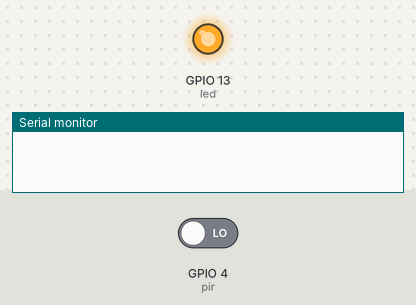
A sketch run on a simulated ESP32. Shown: output pins drawn as LEDs (lit = HIGH), the last lines printed to the serial monitor. The inputs (shaded band) are chosen by the test bench; at power-on: GPIO 4 (pir) LOW. WiFi joins after 1.5 s; servers stay silent unless stated.

Above: at 1.6 s.
At 5.2 s:
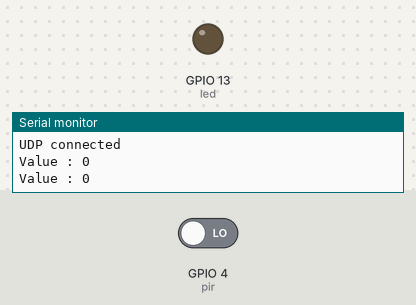
Timing chart, 0 to 6.7 s (numbered marks = the images above):
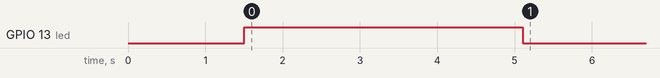

Measured:
- by itself, GPIO 13 (led): HIGH → LOW at 5.1 s

The sketch:

ESP32AsyncUDPClient.ino
```cpp
#include "WiFi.h"
#include "AsyncUDP.h"

const char * ssid = "NetWork";
const char * password = "12345678";

#define pir 4
#define led 13
int value = 0;

AsyncUDP udp;

void setup()
{
    pinMode(pir, INPUT);
    pinMode(led, OUTPUT);
    Serial.begin(115200);
    WiFi.mode(WIFI_STA);
    WiFi.begin(ssid, password);
    if (WiFi.waitForConnectResult() != WL_CONNECTED)
    {
        Serial.println("WiFi Failed");
        while(1)
        {
            delay(1000);
            connectingLed();

        }
    }
    connectedLed();
    if(udp.connect(IPAddress(192,168,1,100), 1234))
    {
        Serial.println("UDP connected");
        UDPLed();
        udp.onPacket([](AsyncUDPPacket packet)
        {
            Serial.print("UDP Packet Type: ");
            Serial.print(packet.isBroadcast()?"Broadcast":packet.isMulticast()?"Multicast":"Unicast");
            Serial.print(", From: ");
            Serial.print(packet.remoteIP());
            Serial.print(":");
            Serial.print(packet.remotePort());
            Serial.print(", To: ");
            Serial.print(packet.localIP());
            Serial.print(":");
            Serial.print(packet.localPort());
            Serial.print(", Length: ");
            Serial.print(packet.length());
            Serial.print(", Data: ");
            Serial.write(packet.data(), packet.length());
            Serial.println();
            //reply to the client
            packet.printf("Got %u bytes of data", packet.length());
        });
        //Send unicast
        udp.print("Hello Server!");
    }
}

void loop()
{
    value = digitalRead(pir);
    Serial.print("Value : ");
    Serial.println(value);
    if(value == 1)
    {
    delay(100);
    udp.broadcastTo("Motion", 1234);      //Send broadcast on port 1234
    digitalWrite(led, 1);

    }
    else
    {
    delay(100);
    udp.broadcastTo("No Motion", 1234);    //Send broadcast on port 1234
    digitalWrite(led, 0);
    }

}


//led patterns for project...........

void connectingLed()
{
  digitalWrite(led, 1);
  delay(100);
  digitalWrite(led, 0);
  delay(200);
}
void connectedLed()
{
  digitalWrite(led, 1);
  delay(2000);
  digitalWrite(led, 0);
}

void UDPLed()
{
  digitalWrite(led, 1);
  delay(1000);
  digitalWrite(led, 1);
  delay(500);
}
```
